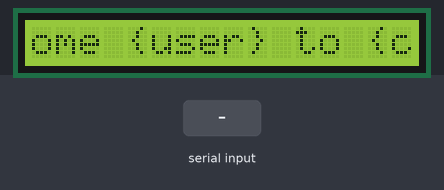
Recording of a sketch running on a simulated Arduino Uno, built with avr-gcc and run on an emulated ATmega328P. Parts: 16×1 character LCD. Inputs (shaded band) come from the test bench. What the sketch prints to the serial monitor is not drawn.

Above: at 1.2 s.
1.3 s: "1" received over Serial
At 2.0 s:
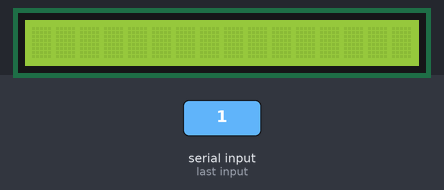
3.0 s: "0" received over Serial
At 3.21 s:
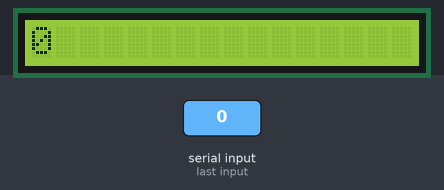
4.8 s: "2" received over Serial
At 4.98 s:
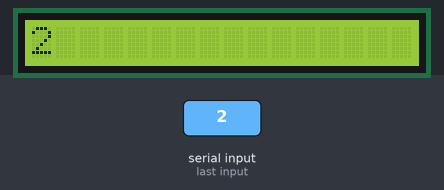
Timing chart, 0 to 7.8 s (numbered marks = the images above; inputs shaded):
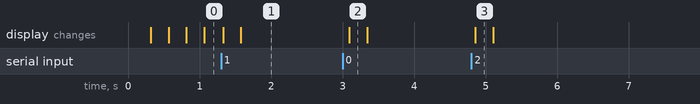

Measured:
- after the input at 1.3 s, the display: first changes at once (image 1 shows a later state)
- after the input at 3.0 s, the display: changes after 0.09 s (image 2)

The sketch:

arduino.ino
```cpp
#include <LiquidCrystal.h>

LiquidCrystal lcd(2,3,4,5,7,8);

String current = "Welcome {user} to {club name} club!";
String temp = "";

void setup() {
  Serial.begin(115200);
  Serial.setTimeout(10);
  lcd.begin(16,1);
  lcd.print(current);
}

void loop() {
  while (Serial.available()) {
    current = Serial.readString();
    Serial.print(current);
    lcd.clear();
    lcd.print(current);
  }

  delay(250);
  lcd.scrollDisplayLeft();
}
```
